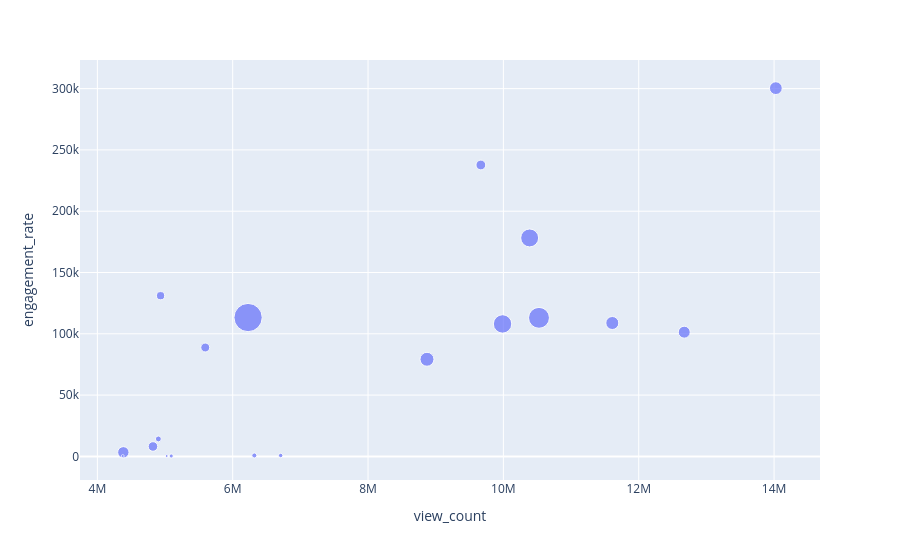

The cell this chart's notebook holds for it:
### Code cell
fig = px.scatter(
    result_df_analysis,
    x="view_count",
    y="engagement_rate",
    size="comment_count",
    hover_name="title",
    hover_data=[
        "channel",
        "published_at"
    ]
)

fig.show()

### Figure 1 — Plotly figure (JSON) as saved in the notebook; plotly's stock layout.template omitted (floating-point values rounded to 4 significant figures)
{"data": [{"customdata": [["호갱구조대", "2021-09-19T09:00:14Z"], ["헤이지니 Hey Jini", "2018-06-22T07:30:00Z"], ["톡톡시아 Toctocsia", "2025-05-20T09:01:47Z"], ["배스킨라빈스", "2024-05-24T01:00:08Z"], ["배스킨라빈스", "2024-07-31T07:20:21Z"], ["들똑노 [들으면 똑똑해지는 노래]", "2025-07-14T08:22:01Z"], ["채널M", "2022-04-22T06:24:45Z"], ["일분일초", "2025-09-23T11:00:37Z"], ["들똑노 [들으면 똑똑해지는 노래]", "2025-07-11T07:58:49Z"], ["쉐리 SHERRY", "2023-04-27T09:00:17Z"], ["생선꾹", "2025-05-15T05:30:21Z"], ["배스킨라빈스", "2023-04-29T03:35:36Z"], ["배스킨라빈스", "2023-03-31T11:04:32Z"], ["들똑노 [들으면 똑똑해지는 노래]", "2025-07-07T06:47:51Z"], ["츄베릅JMT", "2025-06-28T08:00:06Z"], ["앙찡", "2024-03-01T08:34:57Z"], ["배스킨라빈스", "2024-12-04T09:08:09Z"], ["배스킨라빈스", "2021-03-31T14:59:49Z"], ["배스킨라빈스", "2022-12-09T02:18:03Z"], ["생선꾹", "2025-04-14T00:00:29Z"]], "hovertemplate": "<b>%{hovertext}</b><br><br>view_count=%{x}<br>engagement_rate=%{y}<br>comment_count=%{marker.size}<br>channel=%{customdata[0]}<br>published_at=%{customdata[1]}<extra></extra>", "hovertext": ["배스킨라빈스 가기전에 알아야될 꿀팁", "[강이 VS 지니] 배스킨라빈스31 아이스크림 복불복 랜덤 뽑기 챌린지 baskinrobbins Challenge - 지니", "베라 아이스크림 케이크!! (골라먹는 27큐브) Baskin robbins icecream cake!!", "[배스킨라빈스] 본편 | 배라 X싸이👩🏻🚀의 역대급 콜라봉 우주라이크봉봉🤎", "[배스킨라빈스] 풀버전 | 언빌리버블한😎 배라 X 싸이의 피치Pang 망고Pang Full 공개!", "배스킨라빈스 가장 퍼담기 어려운 메뉴?", "배스킨라빈스 새 로고 호vs불호?", "한국 베스킨라빈스에 충격받은 외국인", "어떤 메뉴가 가장 그리우신가요?", "ㅎㄷㄷ￼한 ￼미국 배스킨라빈스..", "배스킨라빈스에서 공포에 떨었던 이유", "[배스킨라빈스] 챗GPT의 두 번째 이야기, 시나모롤💙 두 개의 태양과 구름의 용사☀헬로키티의 이야기는 인스타그램에서 계속됩니다! (쿠키있음🍪)", "[배스킨라빈스] 지은이 챗GPT! 마멜과 쿠로미의 대모험! &#39;복숭아 원정대와 용의 눈물&#39;🍑", "배스킨라빈스 가장 &#39;안&#39; 팔리는 맛 알려주는 노래", "이 영상 보면 최애맛 적고가. 배스킨라빈스 아이스크림케이크 2종 먹방 모음zip | 먹방ASMR", "🍨배스킨라빈스 알바생의 특징을 알아보자. #알바탐구일지", "[배스킨라빈스] 본편 | WHAT YOU WANT FOR HOLIDAY", "[배스킨라빈스X라비] 누가 민초를 소수의 취향이라 하는가? 민초여 봉봉하라! 민트초코봉봉 _60s", "[배스킨라빈스] 우리가 사랑한 아이스크림 케이크(30&quot;)", "배스킨라빈스 아이스크림 고를 때 꿀팁"], "legendgroup": "", "marker": {"color": "#636efa", "size": [1836, 0, 1080, 223, 288, 1606, 8989, 3614, 3798, 897, 1905, 194, 95, 4908, 395, 755, 1025, 1452, 82, 2188], "sizemode": "area", "sizeref": 22.47, "symbol": "circle"}, "mode": "markers", "name": "", "orientation": "v", "showlegend": false, "type": "scatter", "x": [14026440, 7517550, 9667025, 6708776, 6319773, 12672678, 6227414, 10388154, 9987807, 5594360, 11609523, 5091337, 5024633, 10526176, 4901581, 4934367, 4821728, 4384077, 4375678, 8871136], "xaxis": "x", "y": [300400.0, 34590.0, 237700.0, 716.0, 752.0, 101300.0, 113300.0, 178200.0, 108100.0, 88820.0, 108800.0, 327.0, 318.0, 113000.0, 14230.0, 131100.0, 8085.0, 3324.0, 336.0, 79220.0], "yaxis": "y"}], "layout": {"legend": {"itemsizing": "constant", "tracegroupgap": 0}, "margin": {"t": 60}, "xaxis": {"anchor": "y", "domain": [0, 1], "title": {"text": "view_count"}}, "yaxis": {"anchor": "x", "domain": [0, 1], "title": {"text": "engagement_rate"}}}}
